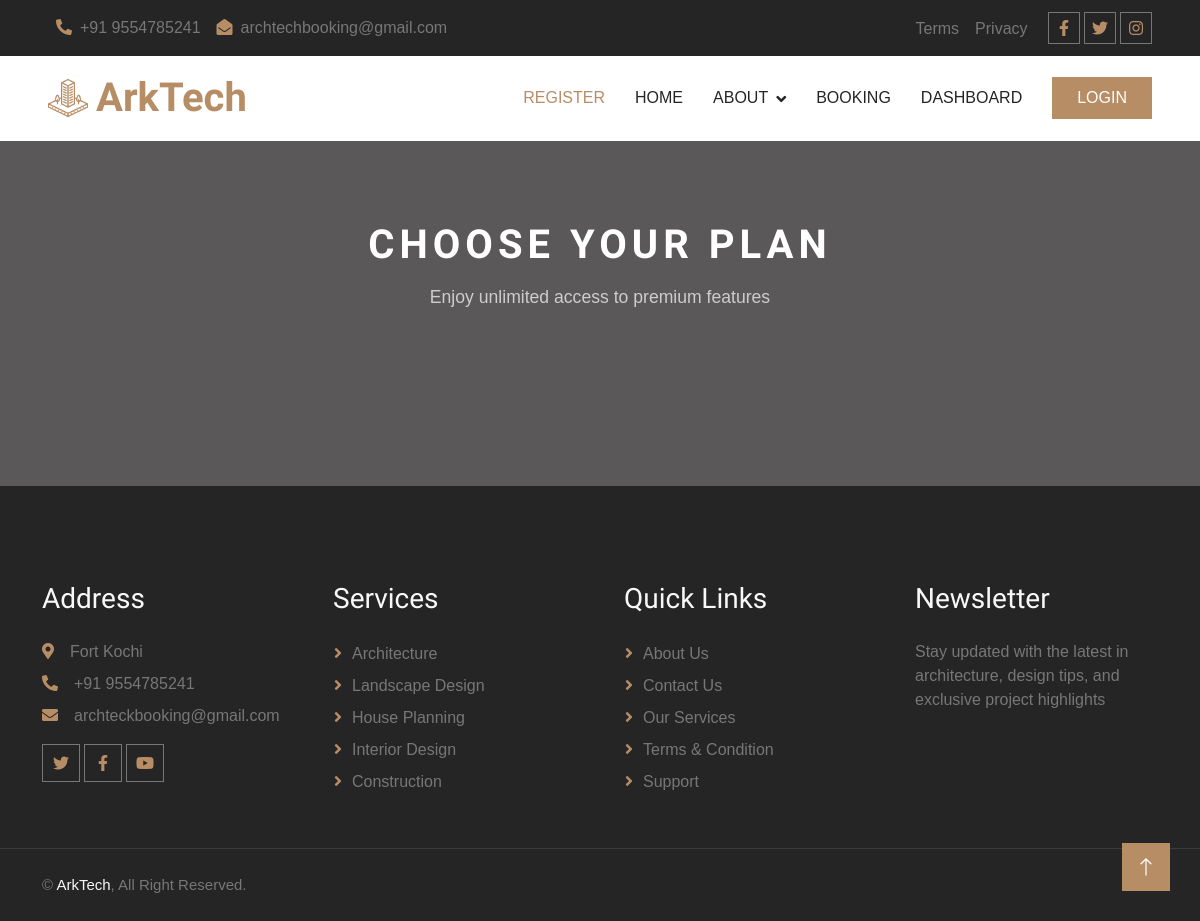
The page /Guest/planview.php on the database as committed earlier.
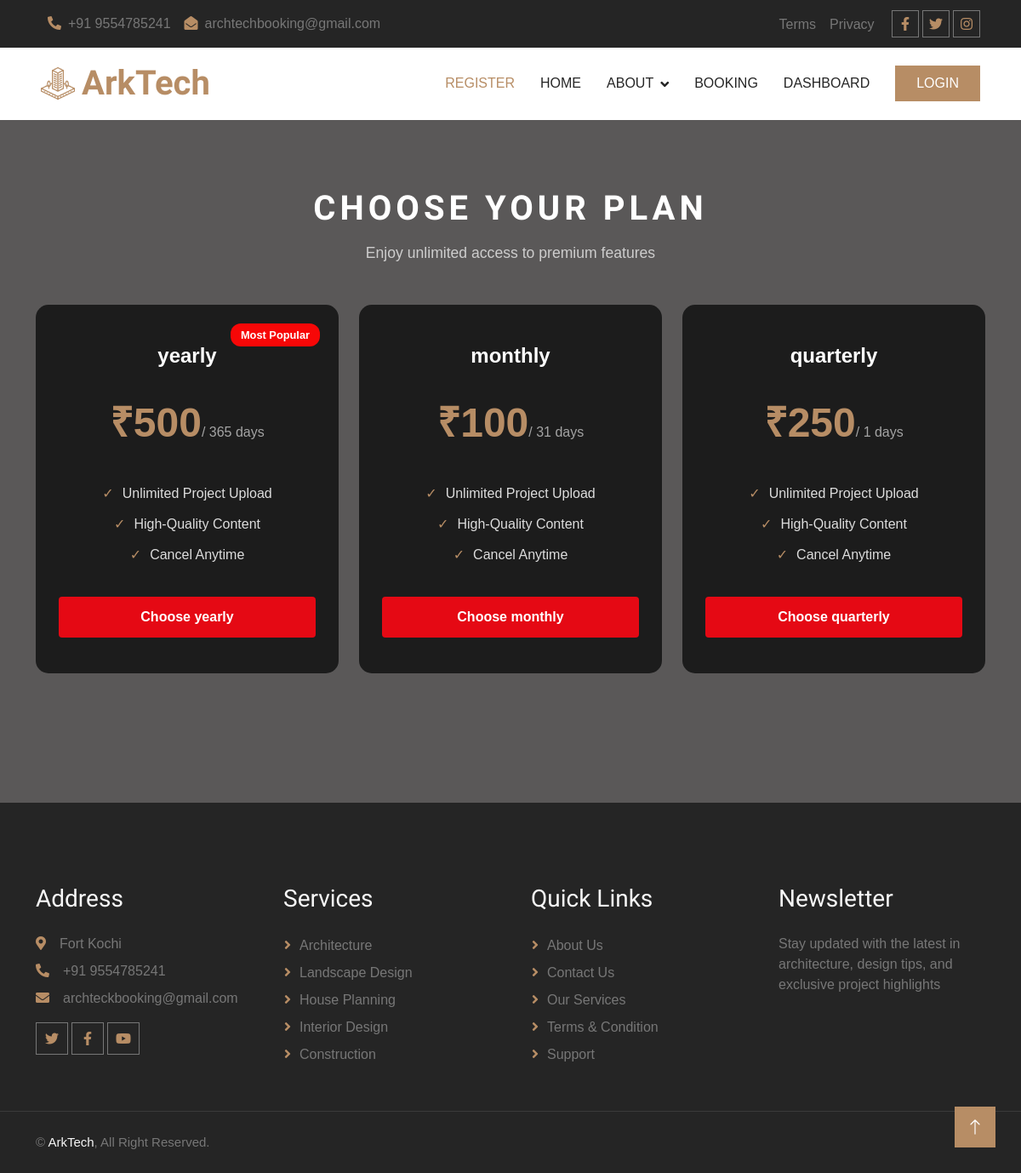
The same page on the database as committed later.
### tables this page shows
CREATE TABLE IF NOT EXISTS `tbl_plan` (
  `plan_id` int NOT NULL AUTO_INCREMENT,
  `plan_name` varchar(100) NOT NULL,
  `amount` int NOT NULL,
  `duration` int NOT NULL,
  PRIMARY KEY (`plan_id`)
);

### dboperation.php (called while the page is built, shortened)
<?php
class dboperation
{
    public $con,$res;
    function __construct()
    {
        $this->con=mysqli_connect("localhost","root","","arktech");
    }
    public function executequery($sql)
    {
        $this->res=mysqli_query($this->con,$sql);
        return $this->res;
    }
}
?>

### Guest/planview.php (the view, shortened to what this page needs)
<?php
include("header.php");
include_once("../dboperation.php");
$obj = new dboperation();
$sql = "SELECT * FROM tbl_plan";
$result = $obj->executequery($sql);
?>
<section class="pricing-section">
    <div class="container text-center">
        <h2 class="section-title">Choose Your Plan</h2>
        <p class="section-subtitle">Enjoy unlimited access to premium features</p>
        <div class="row justify-content-center mt-5">
            <?php
            $count = 0;
            while ($row = mysqli_fetch_array($result)) {
                $count++;
            ?>
                <div class="col-md-5 col-lg-4 mb-4 d-flex">
                    <div class="pricing-card w-100">
                        <?php if($count == 1) { ?>
                            <span class="popular-tag">Most Popular</span>
                        <?php } ?>
                        <div class="plan-name"><?php echo $row['plan_name']; ?></div>
                        <div class="price">&#8377;<?php echo $row['amount']; ?><span>/ <?php echo $row['duration']; ?> days</span></div>
                        <ul class="features">
                            <li>Unlimited Project Upload</li>
                            <li>High-Quality Content</li>
                            <li>Cancel Anytime</li>
                        </ul>
                        <form action="paymentaction.php" method="post">
                            <button type="submit" class="btn-subscribe">Choose  <?php echo $row['plan_name']; ?></button>
                        </form>
                    </div>
                </div>
            <?php } ?>
        </div>
    </div>
</section>
<?php include("footer.php"); ?>

Rows that differ between the two databases and show on the page:
added tbl_plan: shows "Most Popular", plan_name "yearly", amount "500", duration "365"
added tbl_plan: plan_name "monthly", amount "100", duration "31"
added tbl_plan: plan_name "quarterly", amount "250", duration "1"
